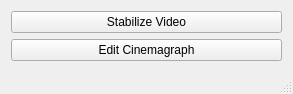
<?xml version="1.0" encoding="UTF-8"?>
<ui version="4.0">
 <class>CinemagraphClass</class>
 <widget class="QMainWindow" name="CinemagraphClass">
  <property name="geometry">
   <rect>
    <x>0</x>
    <y>0</y>
    <width>293</width>
    <height>90</height>
   </rect>
  </property>
  <property name="windowTitle">
   <string>Cinemagraph</string>
  </property>
  <property name="documentMode">
   <bool>false</bool>
  </property>
  <property name="unifiedTitleAndToolBarOnMac">
   <bool>false</bool>
  </property>
  <widget class="QWidget" name="centralWidget">
   <layout class="QVBoxLayout" name="verticalLayout">
    <item>
     <widget class="QPushButton" name="stabilizeButton">
      <property name="text">
       <string>Stabilize Video</string>
      </property>
     </widget>
    </item>
    <item>
     <widget class="QPushButton" name="pushButton_2">
      <property name="text">
       <string>Edit Cinemagraph</string>
      </property>
     </widget>
    </item>
   </layout>
  </widget>
  <widget class="QStatusBar" name="statusBar"/>
 </widget>
 <layoutdefault spacing="6" margin="11"/>
 <resources>
  <include location="Cinemagraph.qrc"/>
 </resources>
 <connections>
  <connection>
   <sender>stabilizeButton</sender>
   <signal>clicked()</signal>
   <receiver>CinemagraphClass</receiver>
   <slot>on_stabilizeButton_clicked()</slot>
   <hints>
    <hint type="sourcelabel">
     <x>220</x>
     <y>14</y>
    </hint>
    <hint type="destinationlabel">
     <x>477</x>
     <y>25</y>
    </hint>
   </hints>
  </connection>
 </connections>
 <slots>
  <slot>on_stabilizeButton_clicked()</slot>
 </slots>
</ui>
